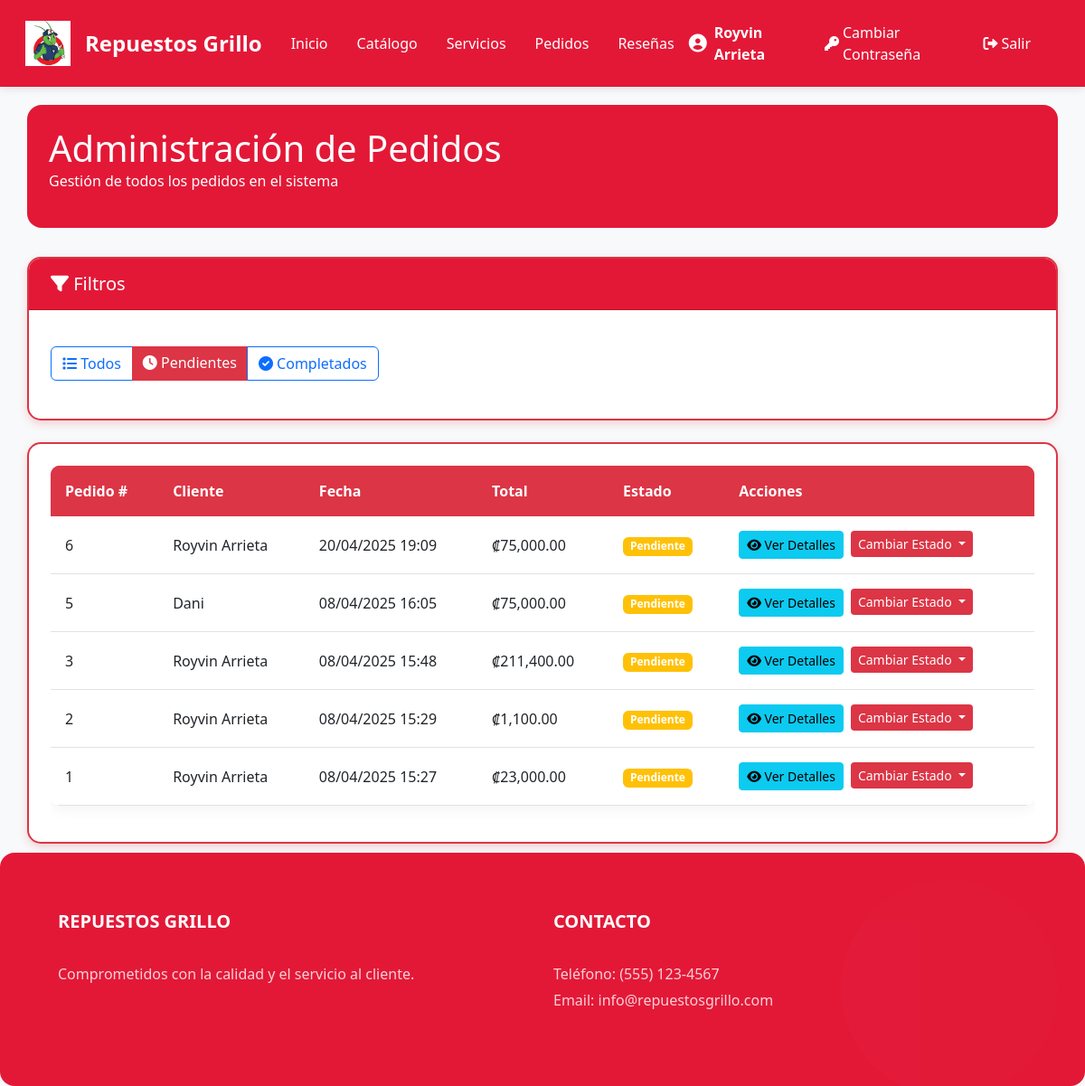
/View/Pedidos/AdministrarPedidos.php?estado=Pendiente (signed in), run on the app's committed database.
### tables this page shows
CREATE TABLE `tbl_pedidos` (
  `IdPedido` int(11) NOT NULL AUTO_INCREMENT,
  `IdUsuario` bigint(20) NOT NULL,
  `FechaPedido` datetime NOT NULL DEFAULT current_timestamp(),
  `EstadoPedido` varchar(20) NOT NULL DEFAULT 'Pendiente',
  `TotalPedido` decimal(10,2) NOT NULL,
  PRIMARY KEY (`IdPedido`),
  KEY `IdUsuario` (`IdUsuario`),
  CONSTRAINT `tbl_pedidos_ibfk_1` FOREIGN KEY (`IdUsuario`) REFERENCES `usuario` (`Id`)
);

CREATE TABLE `usuario` (
  `Id` bigint(20) NOT NULL AUTO_INCREMENT,
  `Nombre` varchar(200) NOT NULL,
  `Correo` varchar(200) NOT NULL,
  `Contrasenna` varchar(15) NOT NULL,
  `IdPerfil` bigint(20) NOT NULL,
  PRIMARY KEY (`Id`)
);

### Model/PedidosModel.php (called while the page is built, shortened)
<?php
function ObtenerTodosPedidos() {
    try {
        $context = AbrirBaseDatos();
        $sentencia = "CALL SP_ConsultarTodosPedidos()";
        $resultado = $context->query($sentencia);
        return $resultado;
    } catch (Exception $error) {
        return null;
    }
}
?>

### Controller/PedidosController.php (called while the page is built, shortened)
<?php
include_once $_SERVER["DOCUMENT_ROOT"] . "/ProyectoAmbienteWeb/Model/PedidosModel.php";
function ConsultarTodosPedidos() {
    return ObtenerTodosPedidos();
}
?>

### View/Pedidos/AdministrarPedidos.php (the view, shortened to what this page needs)
<?php
    include_once $_SERVER["DOCUMENT_ROOT"] . "/ProyectoAmbienteWeb/Controller/PedidosController.php";
    include_once $_SERVER["DOCUMENT_ROOT"] . "/ProyectoAmbienteWeb/View/layoutInterno.php";
    $pedidos = ConsultarTodosPedidos();
    $filtroEstado = isset($_GET['estado']) ? $_GET['estado'] : '';
?>
<!DOCTYPE html>
<html lang="es">
<body>
    <div class="container content">
        <div class="admin-header">
            <div class="row align-items-center mb-3">
                <div class="col-md-6">
                    <h1 class="mb-0">Administración de Pedidos</h1>
                    <p class="mb-0">Gestión de todos los pedidos en el sistema</p>
                </div>
            </div>
        </div>
        <div class="card card-custom mb-4">
            <div class="card-header bg-red">
                <h5 class="mb-0"><i class="fas fa-filter"></i> Filtros</h5>
            </div>
            <div class="card-body">
                <div class="mt-3">
                    <div class="btn-group" role="group" aria-label="Filtros rápidos">
                        <a href="?estado=" class="btn <?php echo $filtroEstado == '' ? 'btn-primary' : 'btn-outline-primary'; ?>">
                            <i class="fas fa-list"></i> Todos
                        </a>
                        <a href="?estado=Pendiente" class="btn <?php echo $filtroEstado == 'Pendiente' ? 'btn-primary' : 'btn-outline-primary'; ?>">
                            <i class="fas fa-clock"></i> Pendientes
                        </a>
                        <a href="?estado=Completado" class="btn <?php echo $filtroEstado == 'Completado' ? 'btn-primary' : 'btn-outline-primary'; ?>">
                            <i class="fas fa-check-circle"></i> Completados
                        </a>
                    </div>
                </div>
            </div>
        </div>
        <div class="card card-custom">
            <div class="card-body">
                <?php if ($pedidos && $pedidos->num_rows > 0): ?>
                    <div class="table-responsive">
                        <table class="table table-custom table-hover">
                            <thead class="table-dark">
                                <tr>
                                    <th>Pedido #</th>
                                    <th>Cliente</th>
                                    <th>Fecha</th>
                                    <th>Total</th>
                                    <th>Estado</th>
                                    <th>Acciones</th>
                                </tr>
                            </thead>
                            <tbody>
                                <?php
                                while ($pedido = $pedidos->fetch_assoc()):
                                    if ($filtroEstado && $pedido['EstadoPedido'] != $filtroEstado) continue;
                                ?>
                                    <tr>
                                        <td><?php echo $pedido['IdPedido']; ?></td>
                                        <td><?php echo $pedido['NombreUsuario']; ?></td>
                                        <td><?php echo date('d/m/Y H:i', strtotime($pedido['FechaPedido'])); ?></td>
                                        <td>₡<?php echo number_format($pedido['TotalPedido'], 2); ?></td>
                                        <td>
                                            <?php if ($pedido['EstadoPedido'] == 'Completado'): ?>
                                                <span class="badge bg-success">Completado</span>
                                            <?php else: ?>
                                                <span class="badge bg-warning">Pendiente</span>
                                            <?php endif; ?>
                                        </td>
                                        <td>
                                            <div class="d-flex gap-2">
                                                <a href="/ProyectoAmbienteWeb/View/Pedidos/ConfirmacionPedido.php?id=<?php echo $pedido['IdPedido']; ?>" class="btn btn-sm btn-info">
                                                    <i class="fas fa-eye"></i> Ver Detalles
                                                </a>
                                                <?php if ($pedido['EstadoPedido'] != 'Completado'): ?>
                                                <div class="dropdown d-inline-block">
                                                    <button class="btn btn-sm btn-primary dropdown-toggle" type="button" id="dropdownMenuButton<?php echo $pedido['IdPedido']; ?>" data-bs-toggle="dropdown" aria-expanded="false">
                                                        Cambiar Estado
                                                    </button>
                                                </div>
                                                <?php endif; ?>
                                            </div>
                                        </td>
                                    </tr>
                                <?php endwhile; ?>
                            </tbody>
                        </table>
                    </div>
                <?php else: ?>
                    <div class="alert alert-info">
                        <i class="fas fa-info-circle"></i> No hay pedidos registrados en el sistema.
                    </div>
                <?php endif; ?>
            </div>
        </div>
    </div>
</body>
</html>

### View/Styles/estilos.css (style rules this page uses)
:root { --primary-color: #e31837; --secondary-color: #1a1a1a; --accent-color: #f8d7da; --text-light: #ffffff; --text-dark: #333333; --gray-light: #f8f9fa; --transition: all 0.3s ease; }
* { margin: 0; padding: 0; box-sizing: border-box; }
body { display: flex; flex-direction: column; min-height: 100vh; background-color: var(--gray-light); font-family: 'Segoe UI', Tahoma, Geneva, Verdana, sans-serif; }
.content { flex: 1 0 auto; padding: 3rem 0; }
.card-custom { border-radius: 1rem; box-shadow: 0 4px 15px rgba(0,0,0,0.05); transition: var(--transition); border: none; overflow: hidden; }
.card-custom .card-body { padding: 1.5rem; }
.card-header { background: var(--primary-color); color: var(--text-light); font-weight: 600; padding: 1rem 1.5rem; }
.card-custom { animation: fadeIn 0.5s ease-out; }
.dropdown-toggle::after { border-top-color: var(--text-light); transition: var(--transition); }

### View/Styles/productos.css (style rules this page uses)
.admin-header { background: var(--primary-color); color: var(--text-light); padding: 1.5rem; border-radius: 1rem; margin-bottom: 2rem; }
.table-custom { background: white; border-radius: 1rem; overflow: hidden; box-shadow: 0 4px 15px rgba(0, 0, 0, 0.05); }
.table-custom thead { background: var(--primary-color); color: var(--text-light); }
.table-custom th { padding: 1rem; font-weight: 500; }
.table-custom td { vertical-align: middle; padding: 1rem; }

### View/Styles/servicios.css (style rules this page uses)
.container.content { padding-top: 20px; padding-bottom: 10px; }
.row:last-child { margin-bottom: 0; }

### View/Styles/catalogo.css (style rules this page uses)
.card-body { min-height: 120px; }

### View/Styles/carrito.css (style rules this page uses)
.card-custom { border: 2px solid #dc3545; border-radius: 15px; box-shadow: 0 4px 10px rgba(220, 53, 69, 0.2); }
.table-custom { border-radius: 10px; overflow: hidden; }
.table-custom thead th { background-color: #dc3545; color: white !important; font-weight: bold; border: none; }
.table-custom tbody td { color: #212529; vertical-align: middle; }
.btn-primary { background-color: #dc3545; border: none; }

### data on the page
tbl_pedidos: IdPedido "6", IdUsuario.Nombre "Royvin Arrieta", FechaPedido "20/04/2025 19:09", TotalPedido "75,000.00", EstadoPedido "Pendiente"
tbl_pedidos: IdPedido "5", IdUsuario.Nombre "Dani", FechaPedido "08/04/2025 16:05", TotalPedido "75,000.00", EstadoPedido "Pendiente"
tbl_pedidos: IdPedido "3", IdUsuario.Nombre "Royvin Arrieta", FechaPedido "08/04/2025 15:48", TotalPedido "211,400.00", EstadoPedido "Pendiente"
tbl_pedidos: IdPedido "2", IdUsuario.Nombre "Royvin Arrieta", FechaPedido "08/04/2025 15:29", TotalPedido "1,100.00", EstadoPedido "Pendiente"
tbl_pedidos: IdPedido "1", IdUsuario.Nombre "Royvin Arrieta", FechaPedido "08/04/2025 15:27", TotalPedido "23,000.00", EstadoPedido "Pendiente"

### other printed values
$nombre "Royvin Arrieta"
